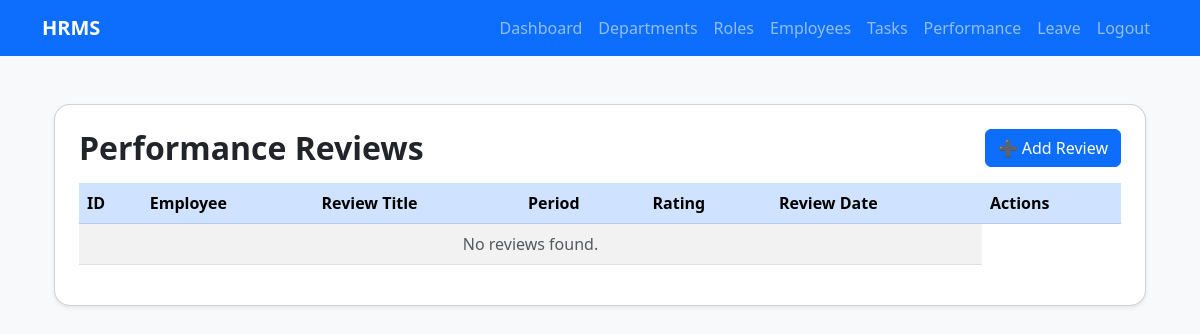
The page /departments/reviews/ (signed in) on the database as committed earlier.
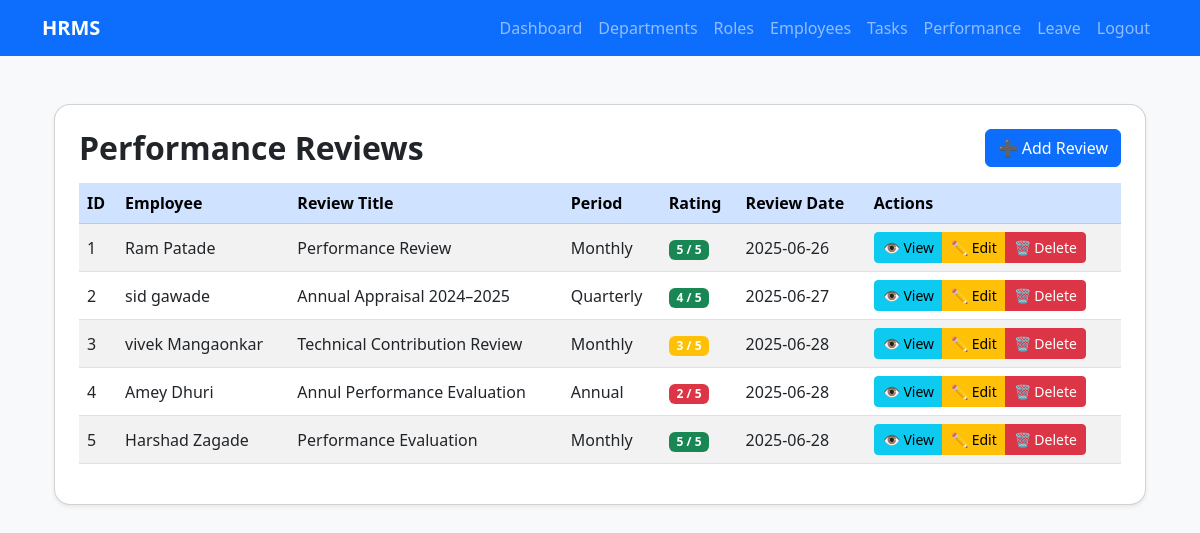
The same page on the database as committed later.
### departments/models.py (models this page shows, shortened)
class PerformanceReview(models.Model):
    review_title = models.CharField(max_length=200)
    employee = models.ForeignKey(CustomUser, on_delete=models.CASCADE, related_name='reviews_received')
    reviewed_by = models.ForeignKey(CustomUser, on_delete=models.CASCADE, related_name='reviews_given')
    review_period = models.CharField(max_length=50, choices=REVIEW_PERIOD_CHOICES)
    rating = models.IntegerField()
    comments = models.TextField()
    review_date = models.DateField()

class CustomUser(AbstractUser):
    employee_id = models.AutoField(primary_key=True)
    mobile = models.CharField(max_length=100)
    dept = models.ForeignKey(Department, on_delete=models.SET_NULL, null=True, blank=True)
    role = models.ForeignKey(Role, on_delete=models.SET_NULL, null=True, blank=True)
    reporting_manager = models.ForeignKey(
        'self',
        on_delete=models.SET_NULL,
        null=True,
        blank=True,
        related_name='subordinates'
    )
    date_of_joining = models.DateField(null=True, blank=True)
    created_at = models.DateTimeField(auto_now_add=True)
    updated_at = models.DateTimeField(auto_now=True)
    REQUIRED_FIELDS = ['email', 'first_name', 'last_name']

### departments/views.py (the view)
# urls.py: path('reviews/', views.review_list, name='review_list'),
@login_required
def review_list(request):
    user = request.user
    if user.is_superuser:
        reviews = PerformanceReview.objects.all()
    else:
        reviews = PerformanceReview.objects.filter(employee__reporting_manager=user)
    return render(request, 'departments/performance_review_list.html', {
        'reviews': reviews
    })

### templates/departments/performance_review_list.html (shortened to what this page needs)
{% extends 'departments/base.html' %}
{% block content %}
<div class="container my-5">
    <div class="card shadow-sm rounded-4 p-4">
        <div class="d-flex justify-content-between align-items-center mb-3">
            <h2 class="fw-bold mb-0">Performance Reviews</h2>
            <a href="{% url 'review_create' %}" class="btn btn-primary">
                ➕ Add Review
            </a>
        </div>
        <div class="table-responsive">
            <table class="table table-hover align-middle table-striped">
                <thead class="table-primary">
                    <tr>
                        <th>ID</th>
                        <th>Employee</th>
                        <th>Review Title</th>
                        <th>Period</th>
                        <th>Rating</th>
                        <th>Review Date</th>
                        <th>Actions</th>
                    </tr>
                </thead>
                <tbody>
                    {% for review in reviews %}
                    <tr>
                        <td>{{ review.id }}</td>
                        <td>{{ review.employee.get_full_name }}</td>
                        <td>{{ review.review_title }}</td>
                        <td>{{ review.review_period }}</td>
                        <td>
                            <span class="badge
                                {% if review.rating >= 4 %}bg-success
                                {% elif review.rating == 3 %}bg-warning
                                {% else %}bg-danger
                                {% endif %}">
                                {{ review.rating }} / 5
                            </span>
                        </td>
                        <td>{{ review.review_date|date:"Y-m-d" }}</td>
                        <td>
                            <div class="btn-group btn-group-sm">
                                <a href="{% url 'review_detail' review.id %}" class="btn btn-info">👁 View</a>
                                <a href="{% url 'review_edit' review.id %}" class="btn btn-warning">✏ Edit</a>
                                <a href="{% url 'review_delete' review.id %}" class="btn btn-danger">🗑 Delete</a>
                            </div>
                        </td>
                    </tr>
                    {% empty %}
                    <tr>
                        <td colspan="6" class="text-center text-muted">No reviews found.</td>
                    </tr>
                    {% endfor %}
                </tbody>
            </table>
        </div>
    </div>
</div>
{% endblock %}

### templates/departments/base.html (shortened to what this page needs)
<!DOCTYPE html>
<html lang="en">
<head>
    <link href="https://cdn.jsdelivr.net/npm/bootstrap@5.3.0/dist/css/bootstrap.min.css" rel="stylesheet">
</head>
<body>
{% if request.resolver_match.url_name != 'home' %}
<nav class="navbar navbar-expand-lg navbar-dark bg-primary">
    <div class="container">
        <a class="navbar-brand fw-bold" href="{% url 'home' %}">HRMS</a>
        <div class="collapse navbar-collapse justify-content-end" id="navbarNav">
            <ul class="navbar-nav">
                {% if user.is_authenticated and user.is_superuser %}
                    <li class="nav-item">
                        <a class="nav-link {% if request.resolver_match.url_name == 'dashboard' %}active{% endif %}" href="{% url 'dashboard' %}">Dashboard</a>
                    </li>
                    <li class="nav-item">
                        <a class="nav-link {% if request.resolver_match.url_name == 'department_list' %}active{% endif %}" href="{% url 'department_list' %}">Departments</a>
                    </li>
                    <li class="nav-item">
                        <a class="nav-link {% if request.resolver_match.url_name == 'role_list' %}active{% endif %}" href="{% url 'role_list' %}">Roles</a>
                    </li>
                    <li class="nav-item">
                        <a class="nav-link {% if request.resolver_match.url_name == 'employee_list' %}active{% endif %}" href="{% url 'employee_list' %}">Employees</a>
                    </li>
                    <li class="nav-item">
                        <a class="nav-link {% if request.resolver_match.url_name == 'task_list' or request.resolver_match.url_name == 'task_create' %}active{% endif %}" href="{% url 'task_list' %}">Tasks</a>
                    </li>
                    <li class="nav-item">
                        <a class="nav-link" href="{% url 'review_list' %}">Performance </a>
                    </li>
                    <li class="nav-item">
                        <a class="nav-link {% if request.resolver_match.url_name == 'leave_dashboard' %}active{% endif %}" href="{% url 'leave_dashboard' %}"> Leave</a>
                    </li>
                    <li class="nav-item">
                        <a class="nav-link" href="{% url 'logout' %}">Logout</a>
                    </li>
                {% else %}
                    <li class="nav-item">
                        <a class="nav-link {% if request.resolver_match.url_name == 'login' %}active{% endif %}" href="{% url 'login' %}">Admin Login</a>
                    </li>
                {% endif %}
            </ul>
        </div>
    </div>
</nav>
{% endif %}
<div class="container mt-5">
    {% block content %}{% endblock %}
</div>
</body>
</html>

### templates/departments/base.html (style rules this page uses)
body { background-color: #f8f9fa; }

Rows that differ between the two databases and show on the page:
added PerformanceReview: id "1", employee.get_full_name "Ram Patade", review_title "Performance Review", review_period "Monthly", rating "5", review_date "2025-06-26"
added PerformanceReview: id "2", employee.get_full_name "sid gawade", review_title "Annual Appraisal 2024–2025", review_period "Quarterly", rating "4", review_date "2025-06-27"
added PerformanceReview: id "3", employee.get_full_name "vivek Mangaonkar", review_title "Technical Contribution Review", review_period "Monthly", rating "3", review_date "2025-06-28"
added PerformanceReview: id "4", employee.get_full_name "Amey Dhuri", review_title "Annul Performance Evaluation", review_period "Annual", rating "2", review_date "2025-06-28"
added PerformanceReview: id "5", employee.get_full_name "Harshad Zagade", review_title "Performance Evaluation", review_period "Monthly", rating "5", review_date "2025-06-28"
Other text that changed with them:
text no longer shown: "No reviews found."
